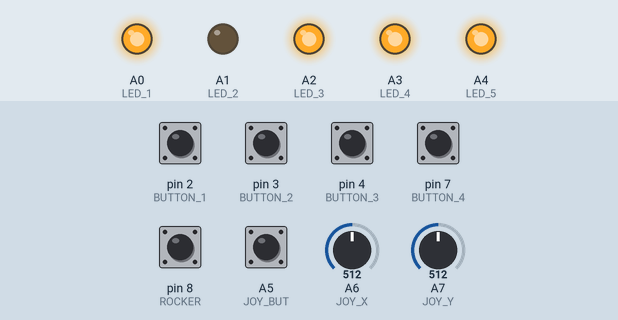
A sketch run on a simulated Arduino Nano, built with avr-gcc and run on an emulated ATmega328P. On the bench: output pins drawn as LEDs (lit = HIGH). Inputs (shaded band) come from the test bench; at power-on: A5 (JOY_BUT), pin 2 (BUTTON_1), pin 3 (BUTTON_2), pin 4 (BUTTON_3), pin 7 (BUTTON_4), pin 8 (ROCKER) HIGH, A6 (JOY_X) = 512, A7 (JOY_Y) = 512. No radio packets arrive unless stated; what the sketch prints to the serial monitor is not drawn.

Above: at 1.2 s.
1.3 s: A6 (JOY_X) set to 716
2.8 s: pin 2 (BUTTON_1) pulled LOW for 0.15 s
4.4 s: pin 8 (ROCKER) pulled LOW for 0.15 s
6.0 s: A5 (JOY_BUT) pulled LOW for 0.15 s
Timing chart, 0 to 8.6 s (numbered marks = the images above; inputs shaded):
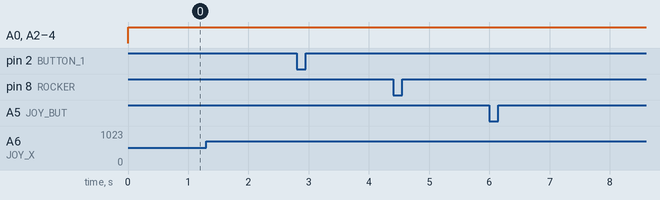

The sketch:

StellaTX.ino
```cpp
//Program: Controller/Transmitter Code
//Function: Will run on arduino nano in Stella controller. Supports 4 buttons, 1 rocker switch
//          an analog joystick, and 5 display LEDs. Two directional communication with the receiving
//          arduino.
//Date: 2/24/2020

#include <SPI.h>
#include <nRF24L01.h>
#include <RF24.h>

bool DEBUGGING = true;

//Controller/Nano GPIO Pin List:
//D2-4: Buttons
//D5: CE pin - radio
//D6: CSN pin - radio
//D7: Button
//D8: Rocker Switch
//D9-10: Free
//D11: Radio MOSI
//D12: Radio MISO
//D13: Radio SCK
//A0-4: LEDs (will be used as digital pins with digitalWrite(A0-4, val))
//A5: Joystick Button (will be used as a digital pin with digitalRead(A5))
//A6: Joystick Y Direction
//A7: Joystick x Direction

#define BUTTON_1 2
#define BUTTON_2 3
#define BUTTON_3 4
#define BUTTON_4 7
#define CE_PIN 5
#define CSN_PIN 6
#define ROCKER 8
#define R_MOSI 11
#define R_MISO 12
#define R_SCK 13

#define LED_1 A0
#define LED_2 A1
#define LED_3 A2
#define LED_4 A3
#define LED_5 A4
#define JOY_BUT A5
#define JOY_X A6
#define JOY_Y A7

const byte slaveAddress[5] = { 'R', 'x', 'A', 'A', 'A' };

RF24 radio(CE_PIN, CSN_PIN); // Create radio

bool newData = false;

//Contains control data to be send to Stella.
struct dataToSend {
  byte jX;
  byte jY;
  char pass[7];
  bool button1, button2, button3, button4, rocker, jsButton;
  byte ballColor;
};

dataToSend data;
dataToSend data_Last;

//Expected structure for acknowledgement data from Stella.
struct ackData {
  byte ballColor;
  bool ballDispensed;
};

ackData aData;

//Timing variables
unsigned long currentMillis;
unsigned long prevMillis;
unsigned long txIntervalMillis = 100; //Transmit frequency in ms, currently at 100 times/sec but can be optimized later.

//Debounce variables
unsigned long debounceDelay = 225;
unsigned long lastRead_But1 = 0;
unsigned long lastRead_But2 = 0;
unsigned long lastRead_But3 = 0;
unsigned long lastRead_But4 = 0;
unsigned long lastRead_JoyBut = 0;
unsigned long lastRead_Rocker = 0;
unsigned long debounceCurrent;
bool _button1, _button2, _button3, _button4, _rocker, _jsButton;

//enum for ballColor
enum color { Green, Blue, Red, Purple, Yellow, Orange, Pink };


//===========================================================================================
void setup() {
  Serial.begin(9600);
  Serial.println("SimpleTxAckPayload Starting");

  //Set LEDs to OUTPUT mode
  pinMode(LED_1, OUTPUT);
  pinMode(LED_2, OUTPUT);
  pinMode(LED_3, OUTPUT);
  pinMode(LED_4, OUTPUT);
  pinMode(LED_5, OUTPUT);

  //Set buttons to INPUT_PULLUP mode. This will use the arduinos
  //built in pullup resistors to keep them at +5V while in OFF state
  //and invert logic so they can be read normally.
  pinMode(BUTTON_1, INPUT_PULLUP);
  pinMode(BUTTON_2, INPUT_PULLUP);
  pinMode(BUTTON_3, INPUT_PULLUP);
  pinMode(BUTTON_4, INPUT_PULLUP);
  pinMode(JOY_BUT, INPUT_PULLUP);
  pinMode(ROCKER, INPUT_PULLUP);

  //Set joysticks to INPUT
  pinMode(JOY_X, INPUT);
  pinMode(JOY_Y, INPUT);

  radio.begin();
  radio.setDataRate(RF24_250KBPS);

  //Required for two way communication.
  radio.enableAckPayload();

  radio.setRetries(3, 5); // delay, count -- LOOK INTO
  radio.openWritingPipe(slaveAddress);

  //Acknowledged data - aData
  aData.ballColor = 1;
  aData.ballDispensed = true;

  //Received data - data;
  byte jX = 127;
  byte jY = 127;
  char pass[7] = { 'x', 'x', 'x', 'x', 'x', 'x', 'x' };
  bool button1 = false, button2 = false, button3 = false,
    button4 = false, rocker = false, jsButton = false;
  byte ballColor = 1;

}
//================================================================================================
//{Green, Blue, Red, Purple, Yellow, Orange, Pink};
//LED_1 A0
//LED_2 A1
//LED_3 A2
//LED_4 A3
//LED_5 A4
void updateLEDS() {
  if (aData.ballColor == Green) {
    digitalWrite(A0, LOW);
    digitalWrite(A1, HIGH);
    digitalWrite(A2, HIGH);
    digitalWrite(A3, HIGH);
    digitalWrite(A4, HIGH);
  }
  else if (aData.ballColor == Blue) {
    digitalWrite(A0, HIGH);
    digitalWrite(A1, LOW);
    digitalWrite(A2, HIGH);
    digitalWrite(A3, HIGH);
    digitalWrite(A4, HIGH);
  }
  else if (aData.ballColor == Red) {
    digitalWrite(A0, HIGH);
    digitalWrite(A1, HIGH);
    digitalWrite(A2, LOW);
    digitalWrite(A3, HIGH);
    digitalWrite(A4, HIGH);
  }
  else if (aData.ballColor == Purple) {
    digitalWrite(A0, HIGH);
    digitalWrite(A1, HIGH);
    digitalWrite(A2, HIGH);
    digitalWrite(A3, LOW);
    digitalWrite(A4, HIGH);
  }
  else if (aData.ballColor == Yellow) {
    digitalWrite(A0, HIGH);
    digitalWrite(A1, HIGH);
    digitalWrite(A2, HIGH);
    digitalWrite(A3, HIGH);
    digitalWrite(A4, LOW);
  }
  else if (aData.ballColor == Orange) {
    digitalWrite(A0, LOW);
    digitalWrite(A1, LOW);
    digitalWrite(A2, LOW);
    digitalWrite(A3, LOW);
    digitalWrite(A4, LOW);
  }
  else if (aData.ballColor == Pink) {
    digitalWrite(A0, LOW);
    digitalWrite(A1, LOW);
    digitalWrite(A2, LOW);
    digitalWrite(A3, LOW);
    digitalWrite(A4, LOW);
  }
  else {
    digitalWrite(A0, HIGH);
    digitalWrite(A1, HIGH);
    digitalWrite(A2, HIGH);
    digitalWrite(A3, HIGH);
    digitalWrite(A4, HIGH);
  }

}
//================================================================================================
//Should return false when data does not match old data
bool cmpData(dataToSend& data1, dataToSend& data2) {
  bool result = true;
  int xDiff = (int)data1.jX - (int)data2.jX;
  int yDiff = (int)data1.jY - (int)data2.jY;

  if (xDiff < -5 || xDiff > 5) {
//    Serial.println("jY\n");
//    Serial.println(yDiff);
//    Serial.println(data1.jY);
//    Serial.println(data2.jY);
    result = false;
  } else if (xDiff < -5 || xDiff > 5) {
//    Serial.println("jX\n");
//    Serial.println(xDiff);
//    Serial.println(data1.jX);
//    Serial.println(data2.jX);
    result = false;
  } else if (false) {
    Serial.println("jX\n");
    result = false;
  } else if (data1.button1 != data2.button1) {
    Serial.println("b1\n");
    result = false;
  } else if (data1.button2 != data2.button2) {
    Serial.println("b2\n");
    result = false;
  } else if (data1.button3 != data2.button3) {
    Serial.println("b3\n");
    result = false;
  } else if (data1.button4 != data2.button4) {
    Serial.println("b4\n");
    result = false;
  } else if (data1.rocker != data2.rocker) {
    Serial.println("rocker\n");
    result = false;
  } else if (data1.jsButton != data2.jsButton) {
    Serial.println("jsButton\n");
    result = false;
  } else if (data1.ballColor != data2.ballColor) {
    Serial.println("ballColor\n");
    result = false;
  } else {
    result = true;
  }

  return result;
}
//================================================================================================
void loop() {
  updateMessage();

  currentMillis = millis();
  if (currentMillis - prevMillis >= txIntervalMillis) {
    if (!cmpData(data_Last, data)) {
      Serial.println("New Data: Sending\n");
      send();
    }

    clearButtons();
  }

  updateLEDS();

  if (DEBUGGING) {
    showData();
  }
}
//===========================================================================================
void send() {
  //radio.write accepts the memory location of the data to be send to Stella and
  //the size in bytes of data to be sent. It returns TRUE if the data is acklowedged
  //by Stella.
  bool rslt;
  rslt = radio.write(&data, sizeof(data));

  if (rslt) {
    Serial.println("  Tx succeeded:\t");
    if (radio.isAckPayloadAvailable()) {
      radio.read(&aData, sizeof(ackData));
      newData = true;
    }
    else {
      if (DEBUGGING) {
        Serial.println("Acknowledge but no data ");
      }
    }
    //updateMessage();
  }
  else {
    if (DEBUGGING) {
      Serial.println("  Tx failed");
    }
  }

  prevMillis = millis();
}
//===========================================================================================
void showData() {
  //DEBUGGING, not included in final code.
  if (newData == true) {
    Serial.print("Acknowledge data ");
    Serial.print(aData.ballColor);
    Serial.print(": ");
    Serial.println(aData.ballDispensed);
    newData = false;
  }
}
//===========================================================================================
void clearButtons() {
  data.button1 = false;
  data.button2 = false;
  data.button3 = false;
  data.button4 = false;
  data.jsButton = false;
}
//===========================================================================================
void updateMessage() {
  //Save the last data to compare before sending
  data_Last = data;

  //Prepare next data to be send to Stella.
  data.jX = map(analogRead(JOY_X), 0, 1024, 0, 255);
  data.jY = map(analogRead(JOY_Y), 0, 1024, 0, 255);

  debounceCurrent = millis();
  if ((debounceCurrent - lastRead_But1 > debounceDelay)) {
    if (digitalRead(BUTTON_1) == LOW) {
      if (DEBUGGING) {
        Serial.println("Button 1 was pressed");
      }

      data.button1 = true;
      lastRead_But1 = millis();
    }
    else {
      data.button1 = false;
    }
  }

  debounceCurrent = millis();
  if ((debounceCurrent - lastRead_But2 > debounceDelay)) {
    if (digitalRead(BUTTON_2) == LOW) {
      if (DEBUGGING) {
        Serial.println("Button 2 was pressed");
      }

      data.button2 = true;
      lastRead_But2 = millis();
    }
    else {
      data.button2 = false;
    }
  }

  debounceCurrent = millis();
  if ((debounceCurrent - lastRead_But3 > debounceDelay)) {
    if (digitalRead(BUTTON_3) == LOW) {
      if (DEBUGGING) {
        Serial.println("Button 3 was pressed");
      }

      data.button3 = true;
      lastRead_But3 = millis();
    }
    else {
      data.button3 = false;
    }
  }

  debounceCurrent = millis();
  if ((debounceCurrent - lastRead_But4 > debounceDelay)) {
    if (digitalRead(BUTTON_4) == LOW) {
      if (DEBUGGING) {
        Serial.println("Button 4 was pressed");
      }
      data.button4 = true;
      lastRead_But4 = millis();
    }
    else {
      data.button4 = false;
    }
  }

  debounceCurrent = millis();
  if ((debounceCurrent - lastRead_JoyBut > debounceDelay)) {
    if (digitalRead(JOY_BUT) == LOW) {
      data.jsButton = true;
      lastRead_JoyBut = millis();
    }
    else {
      data.jsButton = false;
    }
  }

  bool newRockerRead = (digitalRead(ROCKER) ==  LOW);

  if (data.rocker == true && newRockerRead == false) {
    Serial.println("Rocker switched to OFF");
    data.rocker = newRockerRead;
  } else if (data.rocker == false && newRockerRead == true) {
    Serial.println("Rocker switched to ON");
    data.rocker = newRockerRead;
  }
}
```

Measured:
- after the input at 1.3 s, every drawn part: stays the same
- after the input at 2.8 s, every drawn part: stays the same
- after the input at 4.4 s, every drawn part: stays the same
- after the input at 6.0 s, every drawn part: stays the same
